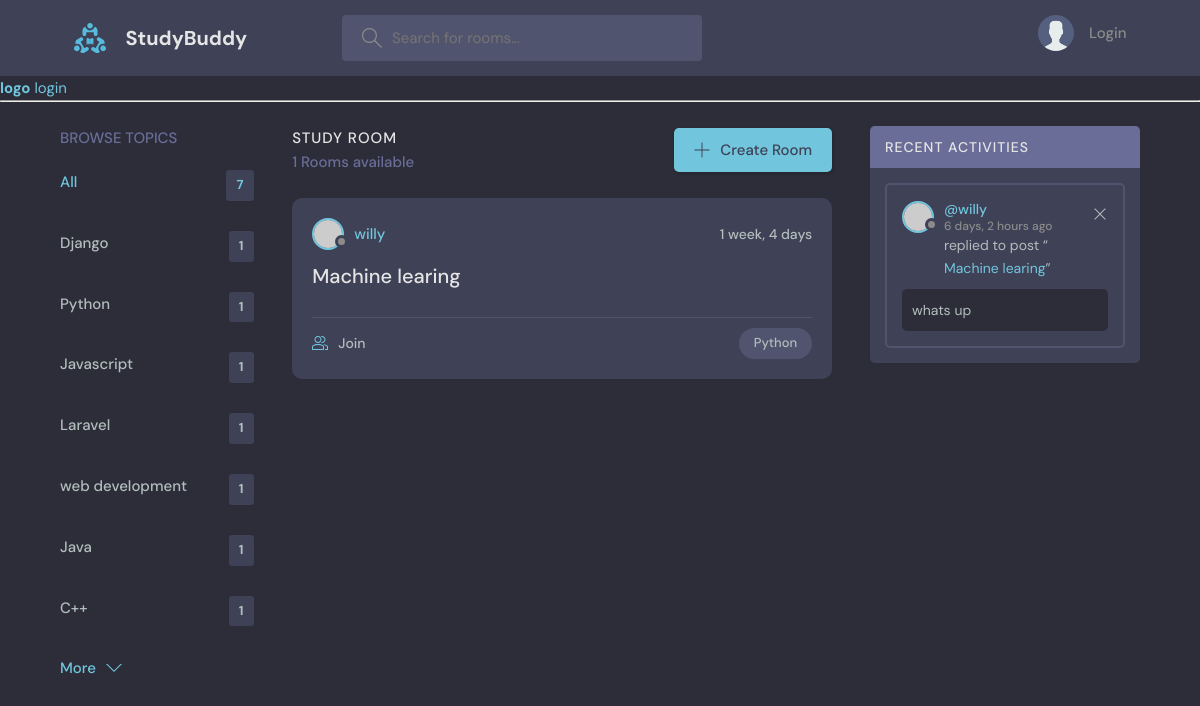
Page /?q=Python on the committed database.
### base/models.py (models this page shows, shortened)
class Topic(models.Model):
    name = models.CharField(max_length=200)

class Room(models.Model):
    host = models.ForeignKey(User, on_delete=models.SET_NULL, null=True)
    topic = models.ForeignKey(Topic,on_delete=models.SET_NULL, null=True)
    name = models.CharField(max_length=200)
    description = models.TextField(null=True, blank=True)
    participants = models.ManyToManyField(User, related_name="participants", blank=True)
    update = models.DateTimeField(auto_now=True)
    created = models.DateTimeField(auto_now_add=True)
    class Meta:
        ordering = ['-update', '-created']
    def __str__(self):
        return self.name

class Message(models.Model):
    user = models.ForeignKey(User, on_delete=models.CASCADE)
    room = models.ForeignKey(Room, on_delete=models.CASCADE)
    body = models.TextField()
    update = models.DateTimeField(auto_now=True)
    created = models.DateTimeField(auto_now_add=True)
    class Meta:
        ordering = ['-update', '-created']

### base/views.py (the view)
# urls.py: 2. Add a URL to urlpatterns:  path('', views.home, name='home')
def home(request):
    q = request.GET.get('q') if request.GET.get('q') is not None else ''
    rooms = Room.objects.filter(Q(topic__name__icontains=q) |
     Q(name__icontains=q) | Q(description__icontains=q)
     )
    room_count = rooms.count()
    topics = Topic.objects.all()
    room_messages = Message.objects.filter(Q(room__topic__name__icontains=q))
    context = {'rooms': rooms, 'topics': topics, 'room_count': room_count, 'room_messages': room_messages}
    return render(request, 'home.html', context)

### templates/home.html (shortened to what this page needs)
{% extends 'main.html'%}
{% block content%}
  <main class="layout layout--3">
    <div class="container">
        {% include 'base/topics_component.html' %}
      <div class="roomList">
        <div class="roomList__header">
          <div>
            <h2>Study Room</h2>
            <p>{{room_count}} Rooms available</p>
          </div>
          <a class="btn btn--main" href="{% url 'create-room' %}">
            <svg version="1.1" xmlns="http://www.w3.org/2000/svg" width="32" height="32" viewBox="0 0 32 32">
              <title>add</title>
              <path
                d="M16.943 0.943h-1.885v14.115h-14.115v1.885h14.115v14.115h1.885v-14.115h14.115v-1.885h-14.115v-14.115z"
              ></path>
            </svg>
            Create Room
          </a>
        </div>
        {% include 'base/feed_component.html'%}
      </div>
      {% include 'base/activitiy_component.html'%}
    </div>
  </main>
{%endblock content%}

### base/templates/base/topics_component.html
<div class="topics">
    <div class="topics__header">
        <h2>Browse Topics</h2>
    </div>
    <ul class="topics__list">
        <li>
            <a href="{% url 'home'%}" class="active">All <span>{{topics.count}}</span></a>
        </li>
        {% for topic in topics%}
        <li>
            <a href="{% url 'home'%}?q={{topic.name}}">{{topic.name}} <span>{{topic.room_set.all.count}}</span></a>
        </li>
        {% endfor %}
    </ul>
    <a class="btn btn--link" href="topics.html">
        More
        <svg version="1.1" xmlns="http://www.w3.org/2000/svg" width="32" height="32" viewBox="0 0 32 32">
            <title>chevron-down</title>
            <path d="M16 21l-13-13h-3l16 16 16-16h-3l-13 13z"></path>
        </svg>
    </a>
</div>

### base/templates/base/feed_component.html (shortened to what this page needs)
{% for room in rooms%}
<div class="roomListRoom">
    <div class="roomListRoom__header">
        <a href="{% url 'user-profile' room.host.id %}" class="roomListRoom__author">
            <div class="avatar avatar--small">
                <img src="https://randomuser.me/api/portraits/women/11.jpg" />
            </div>
            <span>{{room.host.username}}</span>
        </a>
        <div class="roomListRoom__actions">
            <span>{{room.created | timesince}}</span>
        </div>
    </div>
    <div class="roomListRoom__content">
        <a href="{% url 'room' room.id %}">{{room.name}}</a>
    </div>
    <div class="roomListRoom__meta">
        <a href="{% url 'room' room.id %}" class="roomListRoom__joined">
            {{rooms.portraits.all.count}} Join
        </a>
        <p class="roomListRoom__topic">{{room.topic.name}}</p>
    </div>
</div>
{% endfor %}

### base/templates/base/activitiy_component.html
<div class="activities">
    <div class="activities__header">
        <h2>Recent Activities</h2>
    </div>
    {% for message in room_messages%}
    <div class="activities__box">
        <div class="activities__boxHeader roomListRoom__header">
            <a href="{% url 'user-profile' message.user.id%}" class="roomListRoom__author">
                <div class="avatar avatar--small">
                    <img src="https://randomuser.me/api/portraits/women/11.jpg" />
                </div>
                <p>
                    @{{message.user}}
                    <span> {{message.created | timesince}} ago</span>
                </p>
            </a>
            {% if request.user == user %}
            <div class="roomListRoom__actions">
                <a href="{% url 'delete-message' message.id%}">
                    <svg version="1.1" xmlns="http://www.w3.org/2000/svg" width="32" height="32" viewBox="0 0 32 32">
                        <title>remove</title>
                        <path
                            d="M27.314 6.019l-1.333-1.333-9.98 9.981-9.981-9.981-1.333 1.333 9.981 9.981-9.981 9.98 1.333 1.333 9.981-9.98 9.98 9.98 1.333-1.333-9.98-9.98 9.98-9.981z">
                        </path>
                    </svg>
                </a>
            </div>
            {% endif%}
        </div>
        <div class="activities__boxContent">
            <p>replied to post “<a href="{% url 'room' message.room.id%}">{{message.room}}</a>”</p>
            <div class="activities__boxRoomContent">
                {{message.body}}
            </div>
        </div>
    </div>
    {% endfor%}
</div>

### rows in the picture
Topic: name "Django", room_set.all.count "1"
Topic: name "Python", room_set.all.count "1"
Topic: name "Javascript", room_set.all.count "1"
Topic: name "Laravel", room_set.all.count "1"
Topic: name "web development", room_set.all.count "1"
Topic: name "Java", room_set.all.count "1"
Topic: name "C++", room_set.all.count "1"
Room: host.username "willy", created "1 week, 4 days", name "Machine learing", topic.name "Python"
Message: user "willy", created "6 days, 2 hours", room "Machine learing", body "whats up"

### other values in the picture
{{ topics.count }} "7"
{{ room_count }} "1"
